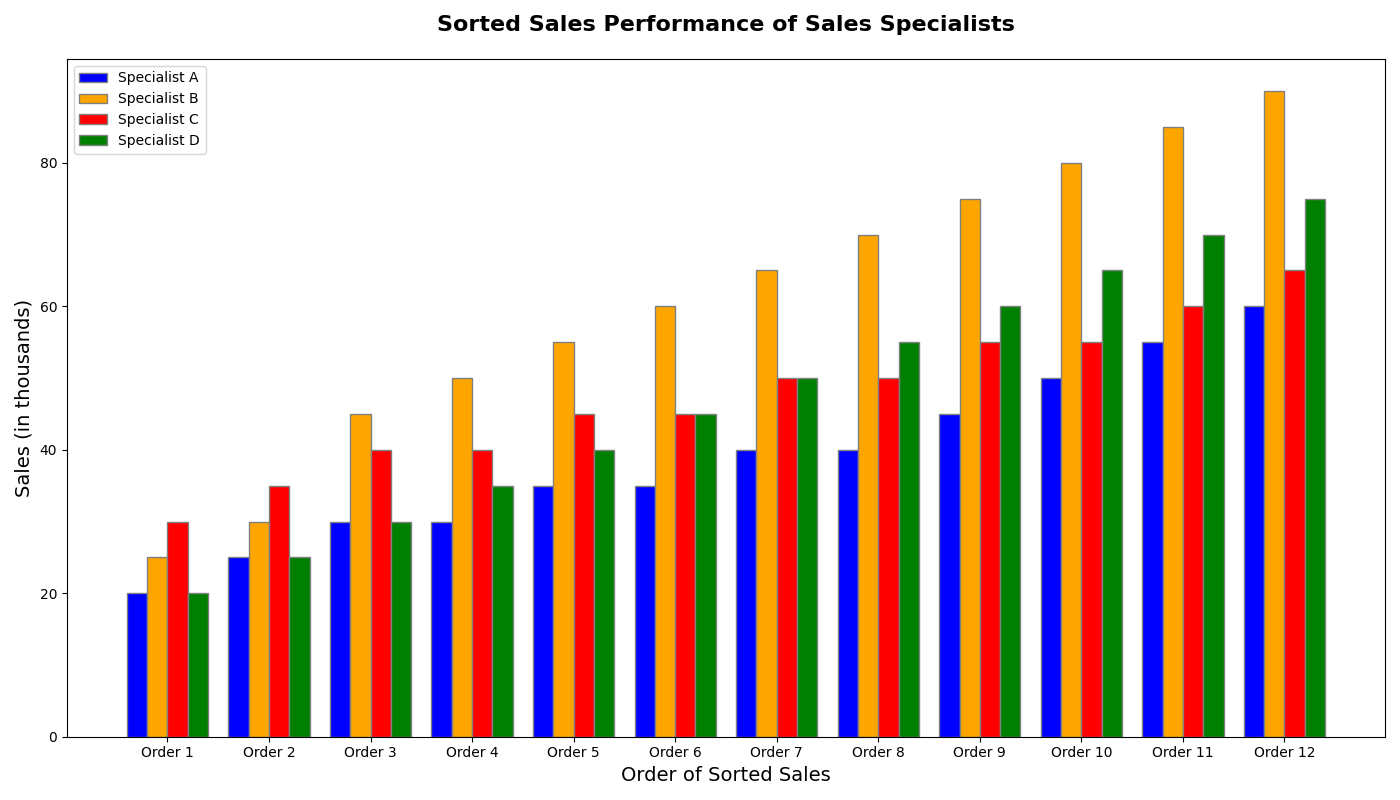

Python code for this plot:
import matplotlib.pyplot as plt
import numpy as np

specialists = ['Specialist A', 'Specialist B', 'Specialist C', 'Specialist D']

monthly_sales = np.array([
    [30, 35, 20, 25, 40, 45, 30, 35, 40, 50, 60, 55],
    [25, 30, 45, 50, 55, 60, 65, 70, 75, 80, 85, 90],
    [40, 45, 50, 55, 60, 65, 55, 50, 45, 40, 35, 30],
    [20, 25, 30, 35, 40, 45, 50, 55, 60, 65, 70, 75]
])

satisfaction_scores = np.array([8.5, 9.0, 7.5, 8.0])

# Sorting the monthly sales for each specialist in ascending order
sorted_sales = [np.sort(sales) for sales in monthly_sales]

fig, ax = plt.subplots(figsize=(14, 8))

bar_width = 0.2

r1 = np.arange(len(sorted_sales[0]))
r2 = [x + bar_width for x in r1]
r3 = [x + bar_width for x in r2]
r4 = [x + bar_width for x in r3]

ax.bar(r1, sorted_sales[0], color='b', width=bar_width, edgecolor='grey', label=specialists[0])
ax.bar(r2, sorted_sales[1], color='orange', width=bar_width, edgecolor='grey', label=specialists[1])
ax.bar(r3, sorted_sales[2], color='r', width=bar_width, edgecolor='grey', label=specialists[2])
ax.bar(r4, sorted_sales[3], color='g', width=bar_width, edgecolor='grey', label=specialists[3])

ax.set_title('Sorted Sales Performance of Sales Specialists', fontsize=16, fontweight='bold', pad=20)
ax.set_xlabel('Order of Sorted Sales', fontsize=14)
ax.set_ylabel('Sales (in thousands)', fontsize=14)
ax.set_xticks([r + bar_width * 1.5 for r in range(len(sorted_sales[0]))])
ax.set_xticklabels(['Order ' + str(i) for i in range(1, len(sorted_sales[0]) + 1)])
ax.legend()

plt.tight_layout()
plt.show()
